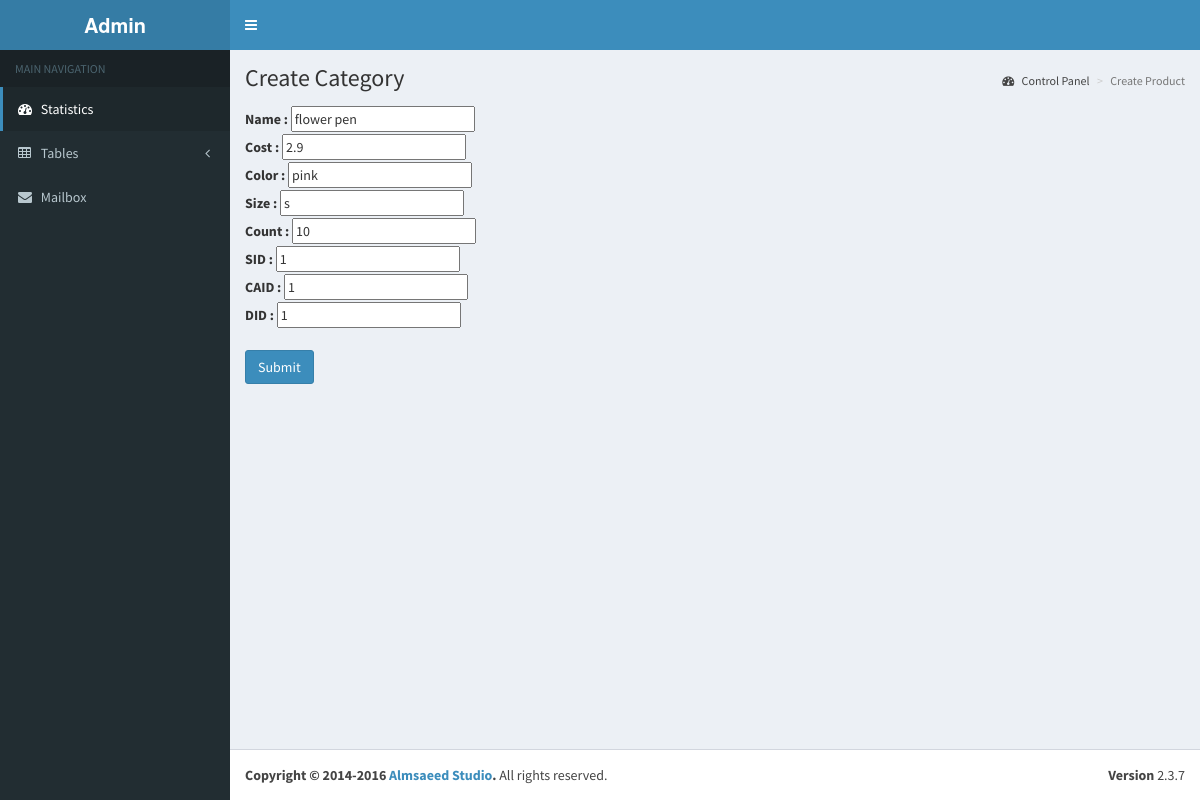
The app's page /admin/product.php?PRID=1 with its own data.
### tables this page shows
CREATE TABLE product(PRID INT NOT NULL AUTO_INCREMENT,name nvarchar(50),cost float NOT NULL,color varchar(50) NOT NULL,size varchar(50) NOT NULL,isAvailable bit NOT NULL,count INT NOT NULL,SID INT NOT NULL,CONSTRAINT fk_store FOREIGN KEY (SID) REFERENCES store(SID),CAID INT NOT NULL,CONSTRAINT fk_category FOREIGN KEY (CAID) REFERENCES category(CAID),DID INT NULL,CONSTRAINT fk_discount FOREIGN KEY (DID) REFERENCES discount(DID),PRIMARY KEY (PRID));

### admin/product.php (the view)
<?php
include 'header.php';
echo '<div class="content-wrapper">
        <section class="content-header">
            <h1>
                Create Category
            </h1>
            <ol class="breadcrumb">
                <li><a href="#"><i class="fa fa-dashboard"></i> Control Panel</a></li>
                <li class="active">Create Product</li>
            </ol>
        </section>
    <section class="content">';
if (!isset($_GET["PRID"])) {
    echo '<form action="create_product.php" method="post">
<label >Name :</label>
            <input type="text" name="name"><br>
<label >Cost :</label>
            <input type="number" name="cost"><br>
<label >Color :</label>
            <input type="text" name="color"><br>
<label >Size :</label>
            <input type="text" name="size"><br>
<label >Count :</label>
            <input type="text" name="count">  <br>
<label >SID :</label>
            <input type="number" name="SID">   <br>
<label >CAID :</label>
            <input type="number" name="CAID"> <br>
<label >DID :</label>
            <input type="number" name="DID"> <br><br>
            <input type="submit" class="btn btn-primary">
           </form>';
} else {
    include 'config.php';
    $stmnt = $dbh->prepare("select * from product where PRID=:PRID");
    $stmnt->bindParam(':PRID', $_GET['PRID']);
    $stmnt->execute();
    $prd = $stmnt->fetch();
    echo '<form action="edit_product.php" method="post">
<label >Name :</label>
            <input type="text" name="name" value="'.$prd["name"].'"><br>
<label >Cost :</label>
            <input type="number" name="cost" value="'.$prd["cost"].'"><br>
<label >Color :</label>
            <input type="text" name="color" value="'.$prd["color"].'"><br>
<label >Size :</label>
            <input type="text" name="size" value="'.$prd["size"].'"><br>
<label >Count :</label>
            <input type="text" name="count" value="'.$prd["count"].'">  <br>
<label >SID :</label>
            <input type="number" name="SID" value="'.$prd["SID"].'">  <br>
<label >CAID :</label>
            <input type="number" name="CAID" value="'.$prd["CAID"].'"> <br>
<label >DID :</label>
            <input type="number" name="DID" value="'.$prd["DID"].'"> <br><br>
            <input type="hidden" name="PRID" value="' . $_GET["PRID"] . '">
            <input type="submit" class="btn btn-primary">
           </form>';
}
echo '</div> </session>';
include 'footer.php';

### records on screen
product: name "flower pen", cost "2.9", color "pink", size "s", count "10", SID "1", CAID "1", DID "1"
